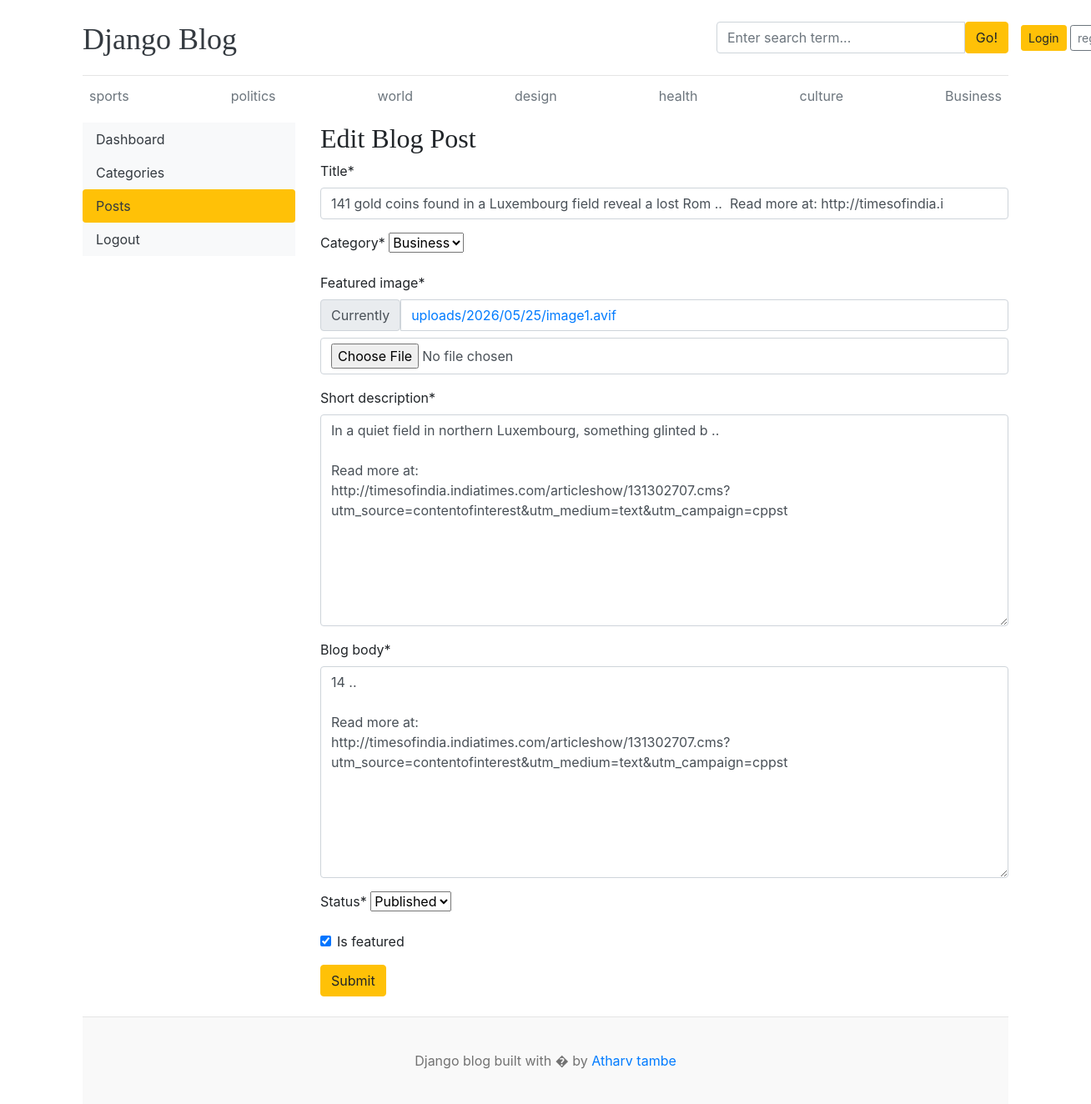
The page /dashboards/posts/edit/2/ on the database its author committed.
### blog/models.py (models this page shows, shortened)
class category(models.Model):
    category_name = models.CharField(max_length=50 , unique=True)
    created_at = models.DateTimeField(auto_now_add=True)
    updated_at = models.DateTimeField(auto_now=True)
    class Meta:
        verbose_name_plural = "calegories"
    def __str__(self):
        return self.category_name

class Blog(models.Model):
    title = models.CharField(max_length=100)
    slug = models.SlugField(max_length=150, unique=True, blank=True)
    category = models.ForeignKey(category, on_delete=models.CASCADE)
    author = models.ForeignKey(User, on_delete=models.CASCADE)
    featured_image = models.ImageField(upload_to='uploads/%Y/%m/%d')
    short_description = models.TextField(max_length=500)
    blog_body = models.TextField(max_length=2000)
    status = models.CharField(max_length=20, choices=STATUS_CHOICES, default="Draft")
    is_featured = models.BooleanField(default=False)
    created_at = models.DateTimeField(auto_now_add=True)
    updated_at = models.DateTimeField(auto_now=True)

### dashboards/views.py (the view, shortened to what this page needs)
# urls.py: path('posts/edit/<int:pk>/',views.edit_post,name='edit_post'),
def edit_post(request, pk):
    post = get_object_or_404(Blog, pk=pk)
    form = BlogPostForm(instance=post)
    context = {
        'form': form,
        'post': post
    }
    return render(request, 'dashboards/edit_post.html', context)

### dashboards/forms.py
class BlogPostForm(forms.ModelForm):
    class Meta:
        model = Blog
        fields = ('title', 'category', 'featured_image', 'short_description', 'blog_body', 'status', 'is_featured')

### blog/context_processors.py (called while the page is built)
def get_categories(request):
    categories = category.objects.all()
    return dict(categories=categories)

### templates/dashboards/edit_post.html (shortened to what this page needs)
{% extends 'base.html' %}
{% block content %}
{% load crispy_forms_tags %}
<div class="row">
    {% include 'dashboards/sidebar.html' %}
    <div class="col-md-9">
        <h2>Edit Blog Post</h2>
        <form action="{% url 'edit_post' post.id %}" method="POST" enctype="multipart/form-data">
            {{ form | crispy }}
            <button type="submit" class="btn btn-warning">Submit</button>
        </form>
        <br>
    </div>
</div>
{% endblock %}

### templates/base.html (shortened to what this page needs)
{% load static %}
<!DOCTYPE html>
<html lang="en">
<head>
    <link href="https://getbootstrap.com/docs/4.0/dist/css/bootstrap.min.css" rel="stylesheet">
    <link href="{% static 'css/blog.css' %}" rel="stylesheet">
    <link rel="stylesheet" href="https://cdnjs.cloudflare.com/ajax/libs/font-awesome/4.7.0/css/font-awesome.min.css">
  </head>
<body>
    <div class="container">
      <header class="blog-header py-3">
        <div class="row flex-nowrap justify-content-between align-items-center">
          <div class="col-8 pt-1">
            <a class="blog-header-logo text-dark" href="/">Django Blog</a>
          </div>
          <div class="col-4">
            <form action="{% url 'search' %}" method="GET">
              <div class="input-group">
                <input class="form-control" type="text" name="keyword" value="{{ keyword }}" placeholder="Enter search term..." aria-label="Enter search term..." aria-describedby="button-search" />
                <button type="submit" class="btn btn-warning" id="button-search" type="button">Go!</button>
            </div>
            </form>
          </div>
          <div class="col-le-6 d-flex justify-content-end align-items-center">
            {% if not user.is_authenticated %}
            <a class="btn btn-sm btn-warning" href="{% url 'login' %}">Login</a> &nbsp;
            <a class="btn btn-sm btn-outline-secondary" href="{% url 'register' %}">register</a>
            {% else %}
            <span><a href="{% url 'dashboard' %}">Dashboard</a></span>
            &emsp;
            <span><a href="{% url 'logout' %}">Logout</a></span>
            {% endif %}
          </div>
        </div>
      </header>
            <div class="nav-scroller py-1 mb-2">
        <nav class="nav d-flex justify-content-between">
          {% for i in categories %}
          <a class="p-2 text-muted" href="{% url 'post_by_category' i.id %}">{{ i }}</a>
          {% endfor %}
        </nav>
      </div>
{% block content %}
{% endblock %}
 <footer class="blog-footer">
  <p>Django blog built with � by <a href="">Atharv tambe</a></p>
</footer>
</body>
</html>

### blog_main/static/css/blog.css (style rules this page uses)
.blog-header { border-bottom: 1px solid #e5e5e5; }
.blog-header-logo { font-family: "Playfair Display", Georgia, "Times New Roman", serif; font-size: 2.25rem; }
h1, h2, h3, h4, h5, h6 { font-family: "Playfair Display", Georgia, "Times New Roman", serif; }
.blog-footer { padding: 2.5rem 0; color: #727272; text-align: center; background-color: #f9f9f9; border-top: .05rem solid #e5e5e5; }
.blog-footer p:last-child { margin-bottom: 0; }

### rows shown on the page
category: category_name "sports"
category: category_name "politics"
category: category_name "world"
category: category_name "design"
category: category_name "health"
category: category_name "culture"
category: category_name "Business"
Blog: title "141 gold coins found in a Luxembourg field reveal a lost Rom .. Read more at: http://timesofindia.i", category "Business", short_description "In a quiet field in northern Luxembourg, something glinted b .. Read more at: http://timesofindia.indiatimes.com/articleshow/131302707.cms?utm_source=contentofinterest&utm_medium=text&utm_campaign=cppst", blog_body "14 .. Read more at: http://timesofindia.indiatimes.com/articleshow/131302707.cms?utm_source=contentofinterest&utm_medium=text&utm_campaign=cppst", status "Published", is_featured "☑"
